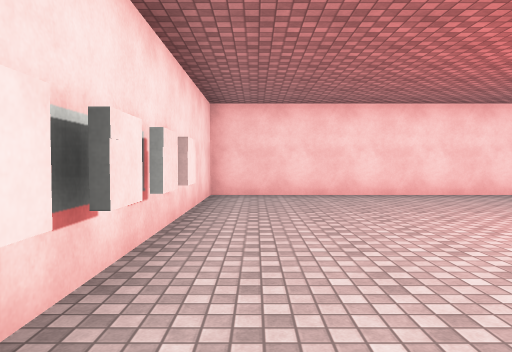
View 1 (above)

16 first-person views from a walk through a scene from a Unity 3-D project. The camera is 1.4 m above the floor, tilts 2° down and sees 70° across. The floor is counted in squares, 2 m on a side. Each view is taken from the middle of a square. On the plan, view 1 faces up. The plan holds only what a view shows up to about 11 squares ahead; the rest is blank. The place goes on beyond the plan. The player is left out. Surface patterns are stand-ins for the level's own textures.

View 2
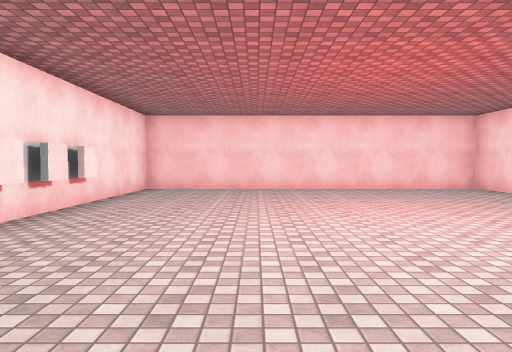

View 3
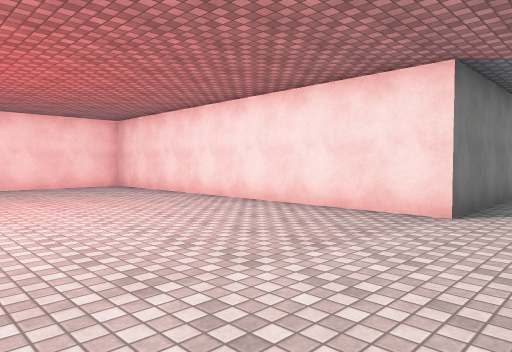

View 4
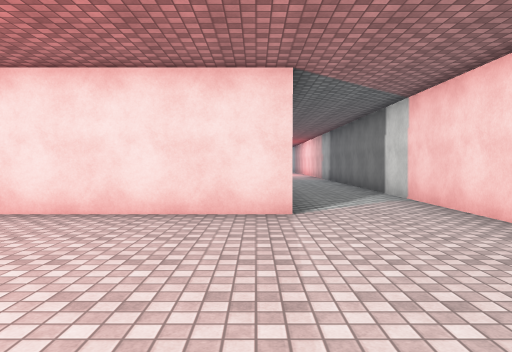

View 5
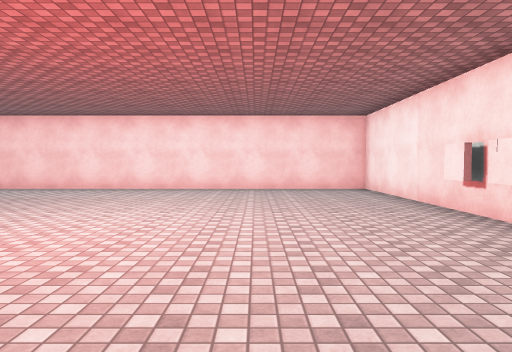

View 6
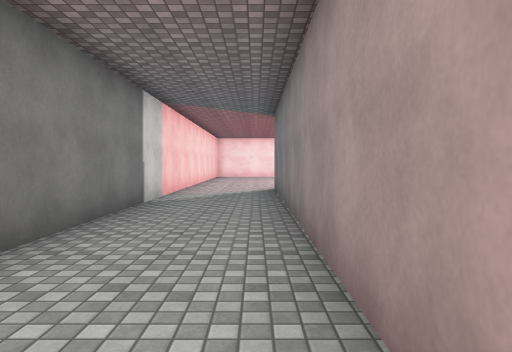

View 7
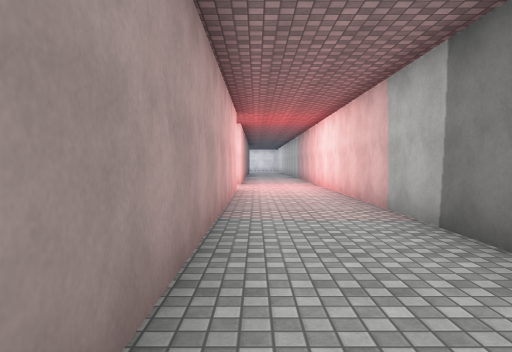

View 8
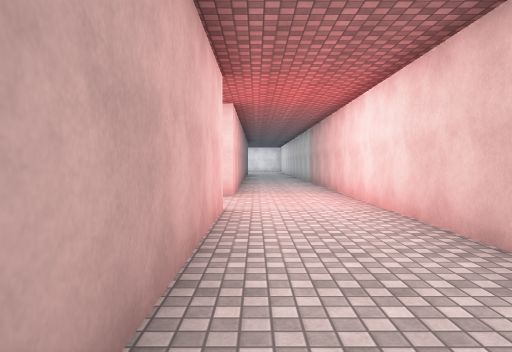

View 9
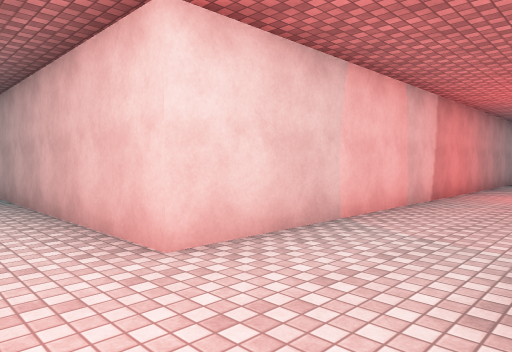

View 10
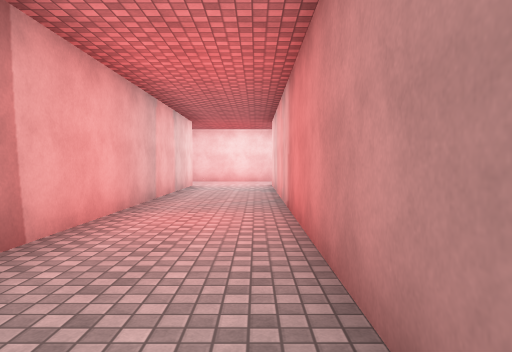

View 11
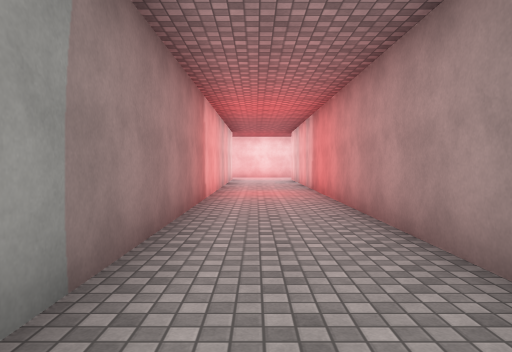

View 12
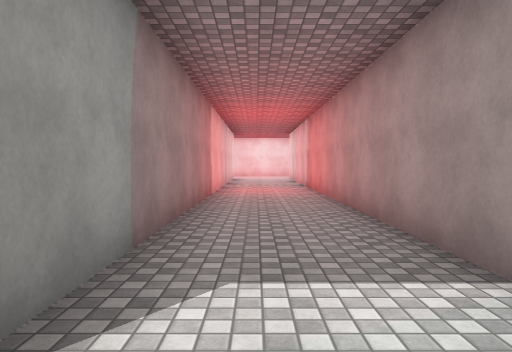

View 13
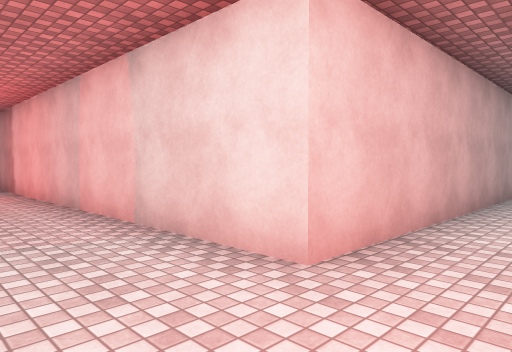

View 14
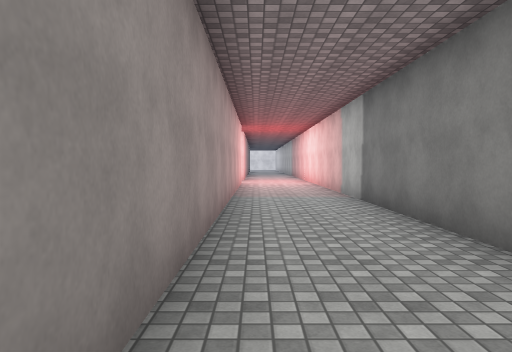

View 15
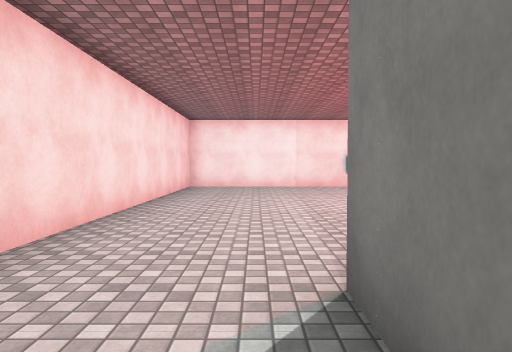

View 16
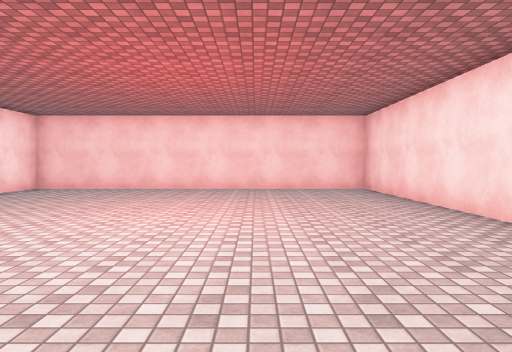

### Floor plan
Key: @ floor where view 1 was taken; # wall or solid block; . floor; O other object.
Columns run from 1 left of view 1 to 29 right of it. Each row starts with its distance up from view 1.
 15                           .
 14                          ...
 13                         #..#
 12                         #..#
 11                         #..#
 10                         #..#
  9                         #..#
  8 ##########              #..#
  7 #........#              #..#
  6 #........#              #..#
  5 #........#              #..#
  4 O........#              #..#
  3 O........#              #..#
  2 O........#              #..#
  1 #........#              #..#
  0 #@.......#              #..#
 -1 #........################..####
 -2 #..............................
 -3 #..............................
 -4 ###############################

Where each view was taken, in squares from view 1:
view 1: 0 up, 0 right, facing up
view 2: 2 down, 2 right, facing up
view 3: 3 down, 3 right, facing up-right
view 4: 1 down, 3 right, facing right
view 5: 6 up, 2 right, facing down
view 6: 2 down, 18 right, facing left
view 7: 2 down, 14 right, facing right
view 8: 2 down, 18 right, facing right
view 9: 3 down, 26 right, facing up-left
view 10: 10 up, 24 right, facing down
view 11: 14 up, 25 right, facing down
view 12: 15 up, 25 right, facing down
view 13: 3 down, 24 right, facing up-right
view 14: 2 down, 11 right, facing right
view 15: 2 down, 10 right, facing left
view 16: 2 down, 5 right, facing up
